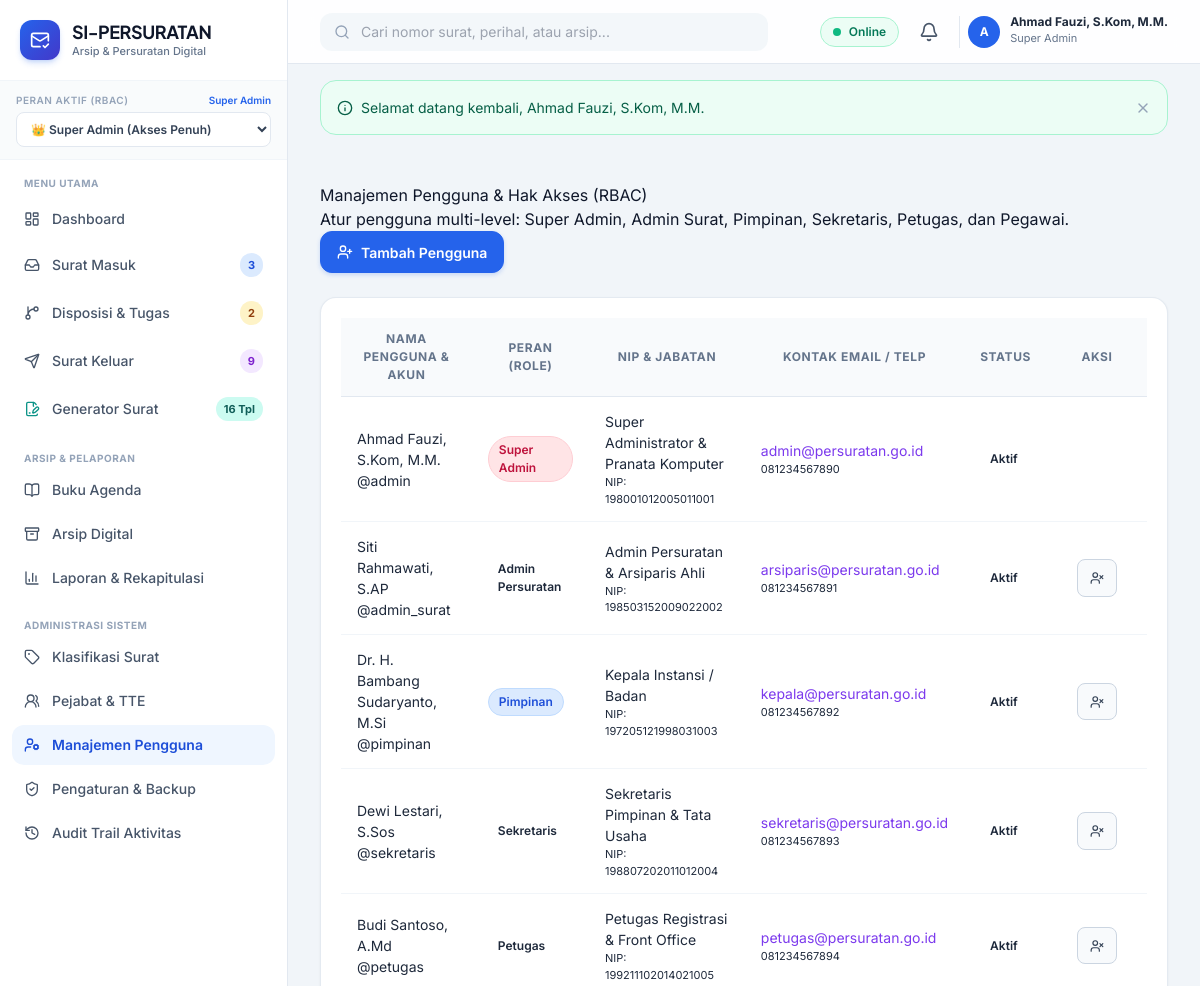
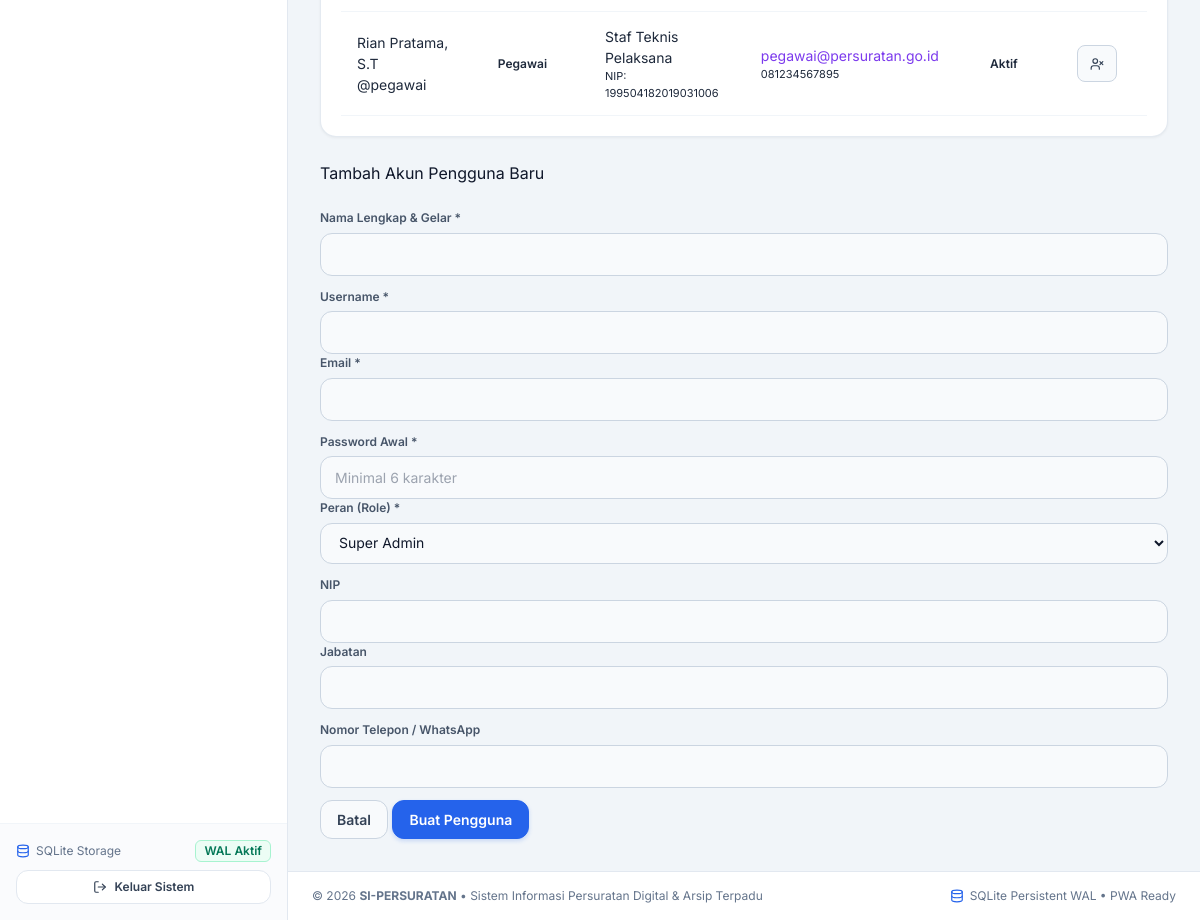
The page /public/users/index.php (signed in) on the database its author committed (2 pictures, top to bottom).
### tables this page shows
CREATE TABLE roles (
    id INTEGER PRIMARY KEY AUTOINCREMENT,
    name TEXT NOT NULL,
    slug TEXT NOT NULL UNIQUE,
    description TEXT,
    created_at DATETIME DEFAULT CURRENT_TIMESTAMP
);

CREATE TABLE users (
    id INTEGER PRIMARY KEY AUTOINCREMENT,
    username TEXT NOT NULL UNIQUE,
    email TEXT NOT NULL UNIQUE,
    password_hash TEXT NOT NULL,
    full_name TEXT NOT NULL,
    nip TEXT,
    jabatan TEXT,
    phone TEXT,
    role_id INTEGER NOT NULL,
    avatar TEXT,
    is_active INTEGER NOT NULL DEFAULT 1,
    created_at DATETIME DEFAULT CURRENT_TIMESTAMP,
    updated_at DATETIME DEFAULT CURRENT_TIMESTAMP,
    deleted_at DATETIME DEFAULT NULL,
    FOREIGN KEY (role_id) REFERENCES roles (id) ON DELETE RESTRICT
);

### public/users/index.php (the view, shortened to what the rows shown need)
<?php
require_once __DIR__ . '/../../config/app.php';
if (!Auth::check() || !Auth::can('users.manage')) {
    Flash::set('danger', 'Akses ditolak.');
    redirect('dashboard.php');
}
$users = User::getAll();
require_once APP_PATH . '/views/layouts/header.php';
?>
<div class="card border-0 shadow-sm rounded-3">
    <div class="card-body p-0">
        <div class="table-responsive">
            <table class="table table-custom mb-0">
                <thead>
                    <tr>
                        <th>Nama Pengguna & Akun</th>
                        <th>Peran (Role)</th>
                        <th>NIP & Jabatan</th>
                        <th>Kontak Email / Telp</th>
                        <th>Status</th>
                        <th width="100" class="text-center">Aksi</th>
                    </tr>
                </thead>
                <tbody>
                    <?php foreach ($users as $u): ?>
                        <tr>
                            <td>
                                <div class="fw-bold text-dark"><?= htmlspecialchars($u['full_name']) ?></div>
                                <div class="text-muted font-monospace small">@<?= htmlspecialchars($u['username']) ?></div>
                            </td>
                            <td>
                                <?php
                                $roleBadge = match($u['role_slug']) {
                                    'superadmin' => 'bg-danger text-white',
                                    'pimpinan' => 'bg-primary text-white',
                                    'admin_persuratan' => 'bg-purple-subtle text-purple',
                                    'sekretaris' => 'bg-info-subtle text-info',
                                    default => 'bg-light text-dark'
                                };
                                ?>
                                <span class="badge <?= $roleBadge ?>"><?= htmlspecialchars($u['role_name']) ?></span>
                            </td>
                            <td>
                                <div class="text-dark small fw-medium"><?= htmlspecialchars($u['jabatan'] ?? '-') ?></div>
                                <div class="text-muted font-monospace" style="font-size:11px;">NIP: <?= htmlspecialchars($u['nip'] ?? '-') ?></div>
                            </td>
                            <td>
                                <div class="small text-secondary"><?= htmlspecialchars($u['email']) ?></div>
                                <div class="text-muted" style="font-size:11px;"><?= htmlspecialchars($u['phone'] ?? '-') ?></div>
                            </td>
                            <td>
                                <span class="badge <?= $u['is_active'] ? 'badge-soft-success' : 'badge-soft-danger' ?>">
                                    <?= $u['is_active'] ? 'Aktif' : 'Non-Aktif' ?>
                                </span>
                            </td>
                            <td class="text-center">
                                <?php if ($u['id'] !== Auth::id()): ?>
                                    <form action="<?= url('users/') ?>" method="POST" class="d-inline" onsubmit="return confirm('Nonaktifkan akun pengguna ini?')">
                                        <button type="submit" class="btn btn-sm btn-light text-danger border p-1" title="Nonaktifkan">
                                            <i data-lucide="user-x" style="width: 14px;"></i>
                                        </button>
                                    </form>
                                <?php endif; ?>
                            </td>
                        </tr>
                    <?php endforeach; ?>
                </tbody>
            </table>
        </div>
    </div>
</div>
<?php require_once APP_PATH . '/views/layouts/footer.php'; ?>

### app/views/layouts/header.php (shortened to what the rows shown need)
<!DOCTYPE html>
<html lang="id">
<head>
    <script src="https://cdn.tailwindcss.com"></script>
</head>
<body class="antialiased selection:bg-blue-100 selection:text-blue-900">
<div class="min-h-screen flex flex-col lg:flex-row">
    <?php require_once APP_PATH . '/views/layouts/sidebar.php'; ?>
    <div class="flex-1 flex flex-col min-w-0 pb-20 lg:pb-0">
        <header class="sticky top-0 z-30 bg-white/90 backdrop-blur-md border-b border-slate-200 px-4 lg:px-8 h-16 flex items-center justify-between gap-4">
            <div class="flex items-center gap-2 sm:gap-3">
                <div class="relative">
                    <button onclick="toggleDropdown('user-menu')" class="flex items-center gap-2.5 pl-2 border-l border-slate-200 hover:opacity-90 transition">
                        <div class="w-8 h-8 rounded-full bg-blue-600 text-white font-bold text-xs flex items-center justify-center shadow-xs">
                            <?= strtoupper(substr($currentUser['full_name'] ?? 'U', 0, 1)) ?>
                        </div>
                        <div class="hidden md:block text-left">
                            <p class="text-xs font-bold text-slate-800 leading-none"><?= htmlspecialchars($currentUser['full_name'] ?? 'User') ?></p>
                            <p class="text-[11px] text-slate-500 mt-0.5"><?= htmlspecialchars($currentUser['role_name'] ?? 'Role') ?></p>
                        </div>
                    </button>
                </div>
            </div>
        </header>
        <main class="flex-1 p-4 lg:p-8 max-w-7xl w-full mx-auto space-y-6">

### app/views/layouts/sidebar.php (shortened to what the rows shown need)
<?php
$currentUser = Auth::user();
$currentRoleSlug = $currentUser['role_slug'] ?? 'superadmin';
?>
<aside id="sidebar" class="fixed lg:sticky top-0 left-0 z-50 h-screen w-72 bg-white border-r border-slate-200 flex flex-col transition-transform duration-300 -translate-x-full lg:translate-x-0 shrink-0">
  <div class="p-5 border-b border-slate-100 flex items-center justify-between">
    <a href="<?= url('dashboard.php') ?>" class="flex items-center gap-3 group text-decoration-none">
      <div>
        <h1 class="font-display font-bold text-slate-900 text-lg leading-tight tracking-tight">SI-PERSURATAN</h1>
      </div>
    </a>
  </div>
  <div class="px-4 py-3 bg-slate-50/80 border-b border-slate-100">
    <div class="flex items-center justify-between mb-1">
      <label class="text-[10px] font-semibold uppercase tracking-wider text-slate-400 block">Peran Aktif (RBAC)</label>
      <span class="text-[10px] text-blue-600 font-semibold"><?= htmlspecialchars($currentUser['role_name'] ?? 'User') ?></span>
    </div>
    <div class="relative">
      <select onchange="window.location.href='<?= url('switch_role.php?role=') ?>' + this.value" class="w-full text-xs font-semibold bg-white border border-slate-200 rounded-lg px-2.5 py-2 text-slate-700 focus:outline-none focus:ring-2 focus:ring-blue-500/20 focus:border-blue-600 cursor-pointer">
        <option value="superadmin" <?= $currentRoleSlug === 'superadmin' ? 'selected' : '' ?>>👑 Super Admin (Akses Penuh)</option>
      </select>
    </div>
  </div>
</aside>

### rows shown on the page
roles: name "Super Admin", slug "👑 Super Admin (Akses Penuh)"
users: full_name "A", full_name "Ahmad Fauzi, S.Kom, M.M.", username "admin", role.name "Super Admin", jabatan "Super Administrator & Pranata Komputer", nip "198001012005011001", email "admin@persuratan.go.id", phone "081234567890", is_active "Aktif"
users: full_name "Siti Rahmawati, S.AP", username "admin_surat", role.name "Admin Persuratan", jabatan "Admin Persuratan & Arsiparis Ahli", nip "198503152009022002", email "arsiparis@persuratan.go.id", phone "081234567891", is_active "Aktif"
users: full_name "Dr. H. Bambang Sudaryanto, M.Si", username "pimpinan", role.name "Pimpinan", jabatan "Kepala Instansi / Badan", nip "197205121998031003", email "kepala@persuratan.go.id", phone "081234567892", is_active "Aktif"
users: full_name "Dewi Lestari, S.Sos", username "sekretaris", role.name "Sekretaris", jabatan "Sekretaris Pimpinan & Tata Usaha", nip "198807202011012004", email "sekretaris@persuratan.go.id", phone "081234567893", is_active "Aktif"
users: full_name "Budi Santoso, A.Md", username "petugas", role.name "Petugas", jabatan "Petugas Registrasi & Front Office", nip "199211102014021005", email "petugas@persuratan.go.id", phone "081234567894", is_active "Aktif"
users: full_name "Rian Pratama, S.T", username "pegawai", role.name "Pegawai", jabatan "Staf Teknis Pelaksana", nip "199504182019031006", email "pegawai@persuratan.go.id", phone "081234567895", is_active "Aktif"

### other values the page prints
$badgeSm "3"
$badgeDisp "2"
$badgeSk "9"
$msg['message'] "Selamat datang kembali, Ahmad Fauzi, S.Kom, M.M."
form field role_id "Super Admin"
